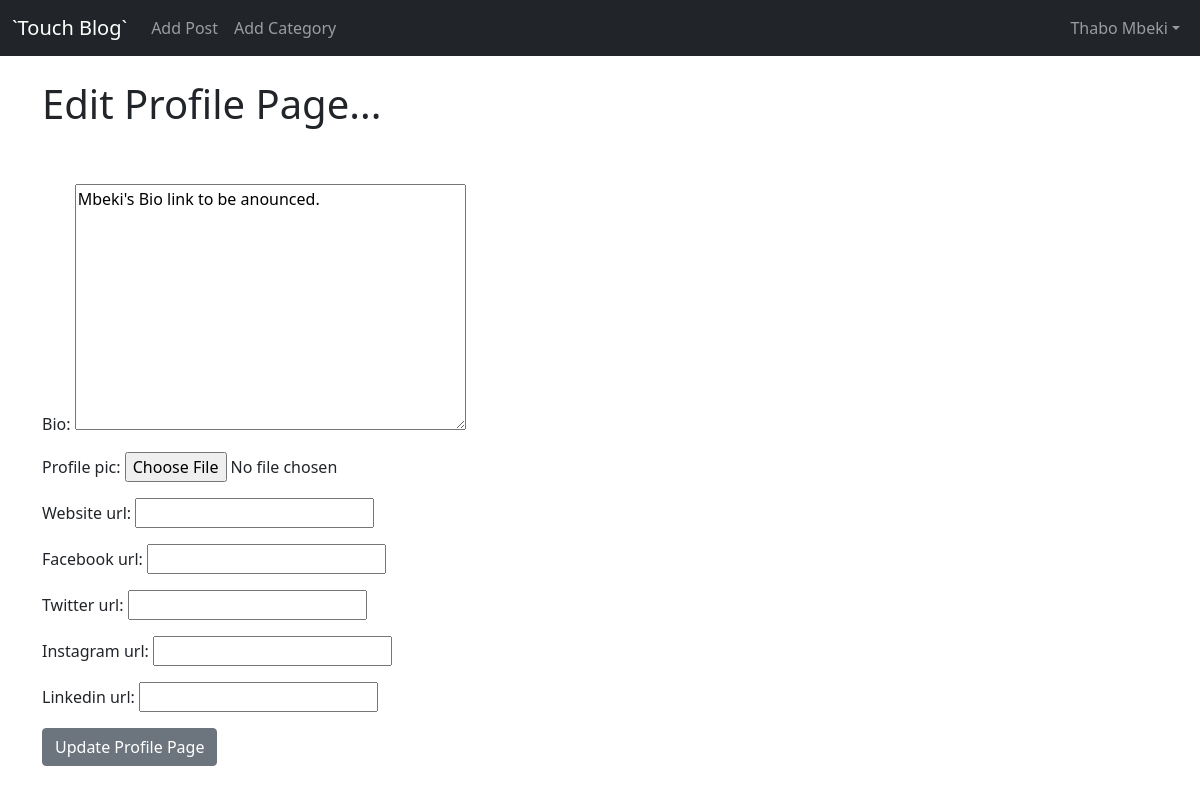
Before: /members/2/edit_profile/ (signed in) with the older database file.
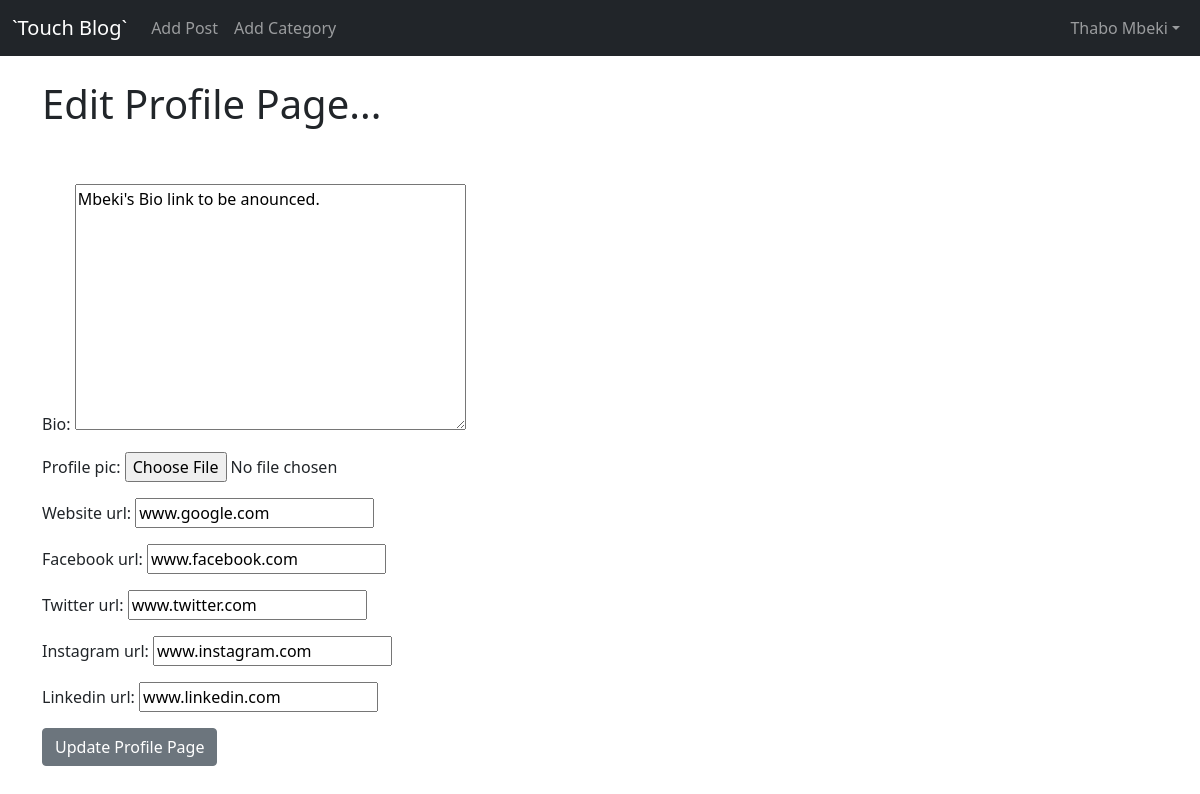
After: the same page with the newer database file.
### blog/models.py (models this page shows, shortened)
class Profile(models.Model):
	user = models.OneToOneField(User, null=True, on_delete=models.CASCADE)
	bio = models.TextField()
	profile_pic = models.ImageField(null=True, blank=True,upload_to="images/profile/")
	website_url = models.CharField(max_length=255, null=True, blank=True)
	facebook_url = models.CharField(max_length=255, null=True, blank=True)
	instagram_url = models.CharField(max_length=255, null=True, blank=True)
	twitter_url = models.CharField(max_length=255, null=True, blank=True)
	linkedin_url = models.CharField(max_length=255, null=True, blank=True)

### members/views.py (the view)
# urls.py: path('<int:pk>/edit_profile/', EditProfilePageView.as_view(), name="edit_profile_page"),
class EditProfilePageView(generic.UpdateView):
	model = Profile
	template_name = 'registration/edit_profile_page.html'
	fields = ['bio', 'profile_pic', 'website_url', 'facebook_url', 'twitter_url', 'instagram_url', 'linkedin_url']
	success_url = reverse_lazy('password_success')

### members/templates/registration/edit_profile_page.html (shortened to what this page needs)
{% extends 'base.html' %}
{% block content %}
	{% if user.is_authenticated %}
		{% if user.id == profile.user.id %}
			<h1>Edit Profile Page...</h1>
			<br><br>
			<div class="form-group">
				<form method="POST" enctype="multipart/form-data">
					{{ form.as_p }}
					<button class="btn btn-secondary">Update Profile Page</button>
				</form>
			</div>
		{% else %}
			<br><br>
			<h3 style="color: DarkRed">You're not the correct User to Edit this page...</h3>
		{% endif %}
	{% else %}
		<br><br>
		<h3 style="color: DarkRed">You're not allowed here!</h3>
	{% endif %}
{% endblock %}

Changed rows visible on the page:
changed Profile "Mbeki's Bio link to be anounced.": website_url (not shown) → "www.google.com"; facebook_url (not shown) → "www.facebook.com"; twitter_url (not shown) → "www.twitter.com"; instagram_url (not shown) → "www.instagram.com"; linkedin_url (not shown) → "www.linkedin.com"
